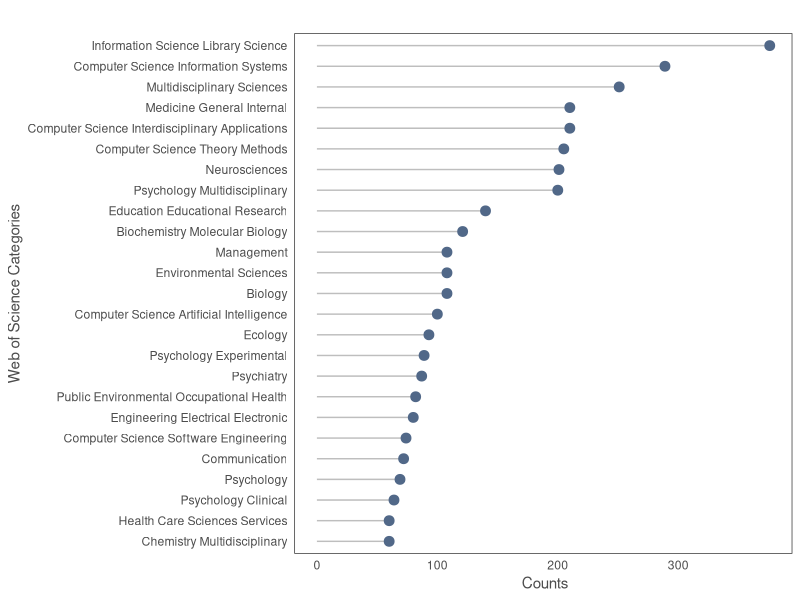
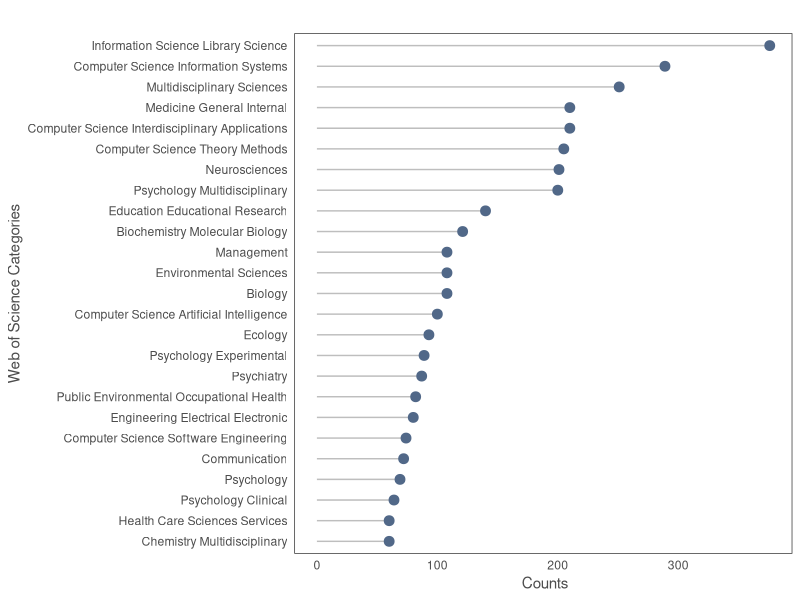

Source code (R) for these figures, in order:

## ---------------------------
##
## Script name: Visualizing Web of Science Search
##
## Topic: THis script visualizes the search results for "open scicnce". 
##        Part of the course: Kickstart to academic life.
##
## Author: Sebastian Hanika
##
## Date Created: 2022-10-24
##
## ---------------------------
##
## Notes:
##   
##
## ---------------------------

## set working directory for to current folder


# Libraries ---------------------------------------------------------------

library(tidyverse)

# load data ---------------------------------------------------------------

### Description of how to download data:
# Download data from 'webofscience.com' using the search term 'open science'
# click on 'analyze results' and then 'download data table' (All data rows)

wos.data <- read.delim(file = 'Kickstart_Course/analyze.txt')
wos.data <- head(wos.data, -1 )

# set column names
colnames(wos.data) <- c('categ', 'count', 'per')

# filter for top 25 categories by count
wos.data.filt <- head(wos.data[order(wos.data$count, decreasing = TRUE), ], 25)


# Plot data ---------------------------------------------------------------

# Ordered lollipop chart
wos.data.filt %>% 
  ggplot(aes(x = categ, y = count)) +
  geom_segment(aes(x = reorder(categ,count), xend = reorder(categ,count),
                   y = 0, yend = count), 
               color='grey') +
  geom_point(color='#516888', size=3) +
  coord_flip() + 
  labs(title = '',
       x = 'Web of Science Categories',
       y = ' Counts') +
  theme_bw() + 
  theme(panel.grid = element_blank(),
        axis.ticks = element_blank(),
        axis.text = element_text(color = 'grey30'),
        text = element_text(color = 'grey30'))

# Export plot
ggsave('Kickstart_Course/plot_wos.png', width = 17, height = 12, units = 'cm')  
